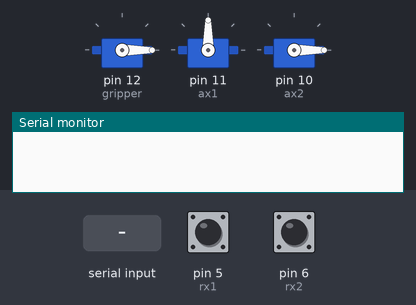
The sketch below on a simulated Arduino Uno, built with avr-gcc and run on an emulated ATmega328P. Parts: 3 × servo, the last lines printed to the serial monitor. Inputs (shaded band) come from the test bench; at power-on: pin 5 (rx1) HIGH, pin 6 (rx2) HIGH.

Above: at 1.2 s.
1.3 s: "1" received over Serial
At 3.66 s:
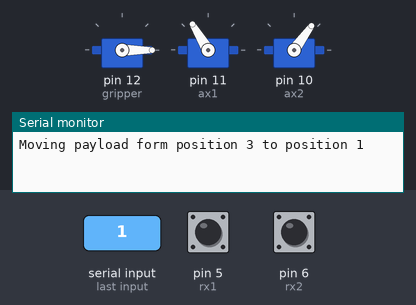
At 5.89 s:
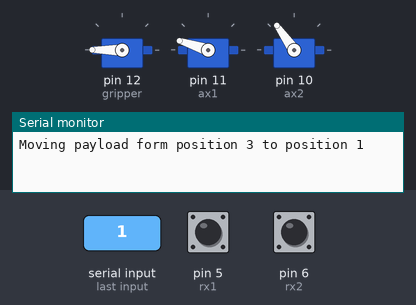
10.3 s: "3" received over Serial
At 12.29 s:
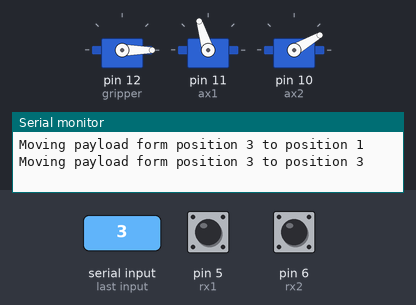
Timing chart, 0 to 20.6 s (numbered marks = the images above; inputs shaded):
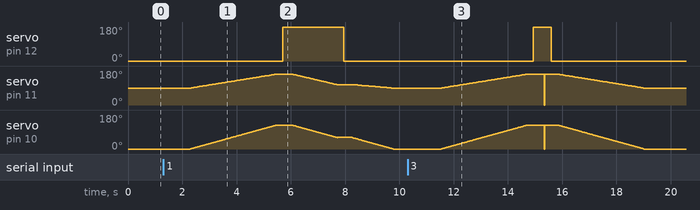

Measured:
- after the input at 1.3 s, servo on pin 12 (gripper): 0° → 180° after 4.4 s, → 0° 2.3 s later

The sketch:

final_project_left_side.ino
```cpp
#include <Servo.h>

Servo gripper;
Servo ax1;
Servo ax2;

// setting up the rx and tx pins
int rx1 = 5;
int rx2 = 6;
int tx1 = 7;
int tx2 = 8;

//Variables to store the servo angle associated with the gripper open and closed positions
int gr_open = 0;
int gr_close = 180;

//Variables to store the servo angles associated with the home location
float ax1_home = 85+5;
float ax2_home = -30+30;

//Variables to store the servo angles associated with position 1
float ax1_pos1 = 103.5+5;
float ax2_pos1 = 31+30;

//Variables to store the servo angles associated with position 2
float ax1_pos2 = 127+5;
float ax2_pos2 = 55+30;

//Variables to store the servo angles associated with position 3
float ax1_pos3 = 157.8+5;
float ax2_pos3 = 87+38;

//Variables to store the servo angles associated with the current payload location
float ax1_pos_payload = ax1_pos1;
float ax2_pos_payload = ax2_pos1;

int payload = 1;

//Variables to store the servo angles associated with the current location
float ax1_current;
float ax2_current;

void moveTopos(float ax1s, float ax2s, float ax1e, float ax2e) {
  /*
   This function taskes the starting and ending angles for both axes and
   divides them into an even number of steps. This ensures that the movement
   from both motors occurs simultaneously. It also reduces the speed of
   movement to help protect the mechanism. This is a workable but sub-optimal
   way of moving the mechanism.

   ax1s -> Axis 1 Start Position
   ax1e -> Axis 1 End Position
   ax2s -> Axis 2 Start Position
   ax2e -> Axis 2 End Position
   */
  float num_steps_1 = ax1e - ax1s;
  float num_steps_2 = ax2e - ax2s;
  float num_steps = 0;

  // setting the number of steps to the largest value
  if (abs(num_steps_1) >= abs(num_steps_2)){
    num_steps = abs(num_steps_1);
  }
  else {
     num_steps = abs(num_steps_2);
  }
  // defining ratios to increment by for each servo
  float inc1 = num_steps_1 / num_steps;
  float inc2 = num_steps_2 / num_steps;
  float stp = 0;
  for(stp = 0; stp<=num_steps; stp += 1){
    ax1_current += inc1;
    ax1.write(ax1_current);
    ax2_current += inc2;
    ax2.write(ax2_current);
    delay(25);
  }
  // final adjustment to ensure correct position
  ax1_current = ax1e;
  ax1.write(ax1_current);
  ax2_current = ax2e;
  ax2.write(ax2_current);
  delay(25);
}

void setup() {
  // setting rx and tx I/O
  pinMode(rx1, INPUT_PULLUP);
  pinMode(rx2, INPUT_PULLUP);
  pinMode(tx1, OUTPUT);
  pinMode(tx2, OUTPUT);
  // initializing tx pins to position 1
  digitalWrite(tx1,HIGH);
  digitalWrite(tx2,LOW);
  //What pins are the servos attached to?
  gripper.attach(12);
  ax1.attach(11);
  ax2.attach(10);

  //Setting the axes to the home position
  ax1_current = ax1_home;
  ax2_current = ax2_home;

  ax1.write(ax1_current);
  ax2.write(ax2_current);

  gripper.write(gr_open);

  Serial.begin(9600);

}

void loop() {

    //Write your actuation code here!
    String input = Serial.readString();  //read until timeout
    input.trim();                        // remove any \r \n whitespace at the end of the String

    // checking rx, changing payload variable, setting tx to rx, covering all cases
    if (digitalRead(rx1) and !digitalRead(rx2)){
      payload =1;
      digitalWrite(tx1,HIGH);
      digitalWrite(tx2,LOW);
    } else if (!digitalRead(rx1) and digitalRead(rx2)){
      payload =2;
      digitalWrite(tx1,LOW);
      digitalWrite(tx2,HIGH);
    } else if (digitalRead(rx1) and digitalRead(rx2)){
      payload =3;
      digitalWrite(tx1,HIGH);
      digitalWrite(tx2,HIGH);
    }
    // setting angles depending on where the payload is
    switch(payload){
      case 1:
        ax1_pos_payload = ax1_pos1;
        ax2_pos_payload = ax2_pos1;
        break;
      case 2:
        ax1_pos_payload = ax1_pos2;
        ax2_pos_payload = ax2_pos2;
        break;
      case 3:
        ax1_pos_payload = ax1_pos3;
        ax2_pos_payload = ax2_pos3;
        break;
    }
  // movement depending on serial input
  if (input == "1"){

    Serial.println((String)"Moving payload form position " + payload + " to position " + input);
    //Go to current
    moveTopos(ax1_current, ax2_current, ax1_pos_payload, ax2_pos_payload);
    delay(200);
    //Close gripper
    gripper.write(gr_close);
    delay(400);
    //Go to target
    moveTopos(ax1_current, ax2_current, ax1_pos1, ax2_pos1);
    delay(200);
    //Open gripper
    gripper.write(gr_open);
    delay(300);
    //Go to home
    moveTopos(ax1_current, ax2_current, ax1_home, ax2_home);
    delay(200);
    payload = 1;
    // setting the correct tx pin states after move to end up as rx for next iteration of loop by other mechanism
    digitalWrite(tx1,HIGH);
    digitalWrite(tx2,LOW);
    delay(500);

  } else if (input == "2"){

    Serial.println((String)"Moving payload form position " + payload + " to position " + input);
    //Go to current
    moveTopos(ax1_current, ax2_current, ax1_pos_payload, ax2_pos_payload);
    delay(200);
    //Close gripper
    gripper.write(gr_close);
    delay(400);
    //Go to target
    moveTopos(ax1_current, ax2_current, ax1_pos2, ax2_pos2);
    delay(200);
    //Open gripper
    gripper.write(gr_open);
    delay(300);
    //Go to home
    moveTopos(ax1_current, ax2_current, ax1_home, ax2_home);
    delay(200);
    payload = 2;
    // setting the correct tx pin states after move to end up as rx for next iteration of loop by other mechanism
    digitalWrite(tx1,LOW);
    digitalWrite(tx2,HIGH);
    delay(500);

  } else if (input == "3"){

    Serial.println((String)"Moving payload form position " + payload + " to position " + input);
    //Go to current
    moveTopos(ax1_current, ax2_current, ax1_pos_payload, ax2_pos_payload);
    delay(200);
    //Close gripper
    gripper.write(gr_close);
    delay(400);
    //Go to target
    moveTopos(ax1_current, ax2_current, ax1_pos3, ax2_pos3);
    delay(200);
    //Open gripper
    gripper.write(gr_open);
    delay(300);
    //Go to home
    moveTopos(ax1_current, ax2_current, ax1_home, ax2_home);
    delay(200);
    payload = 3;
    // setting the correct tx pin states after move to end up as rx for next iteration of loop by other mechanism
    digitalWrite(tx1,HIGH);
    digitalWrite(tx2,HIGH);
    delay(500);
  }
}
```
